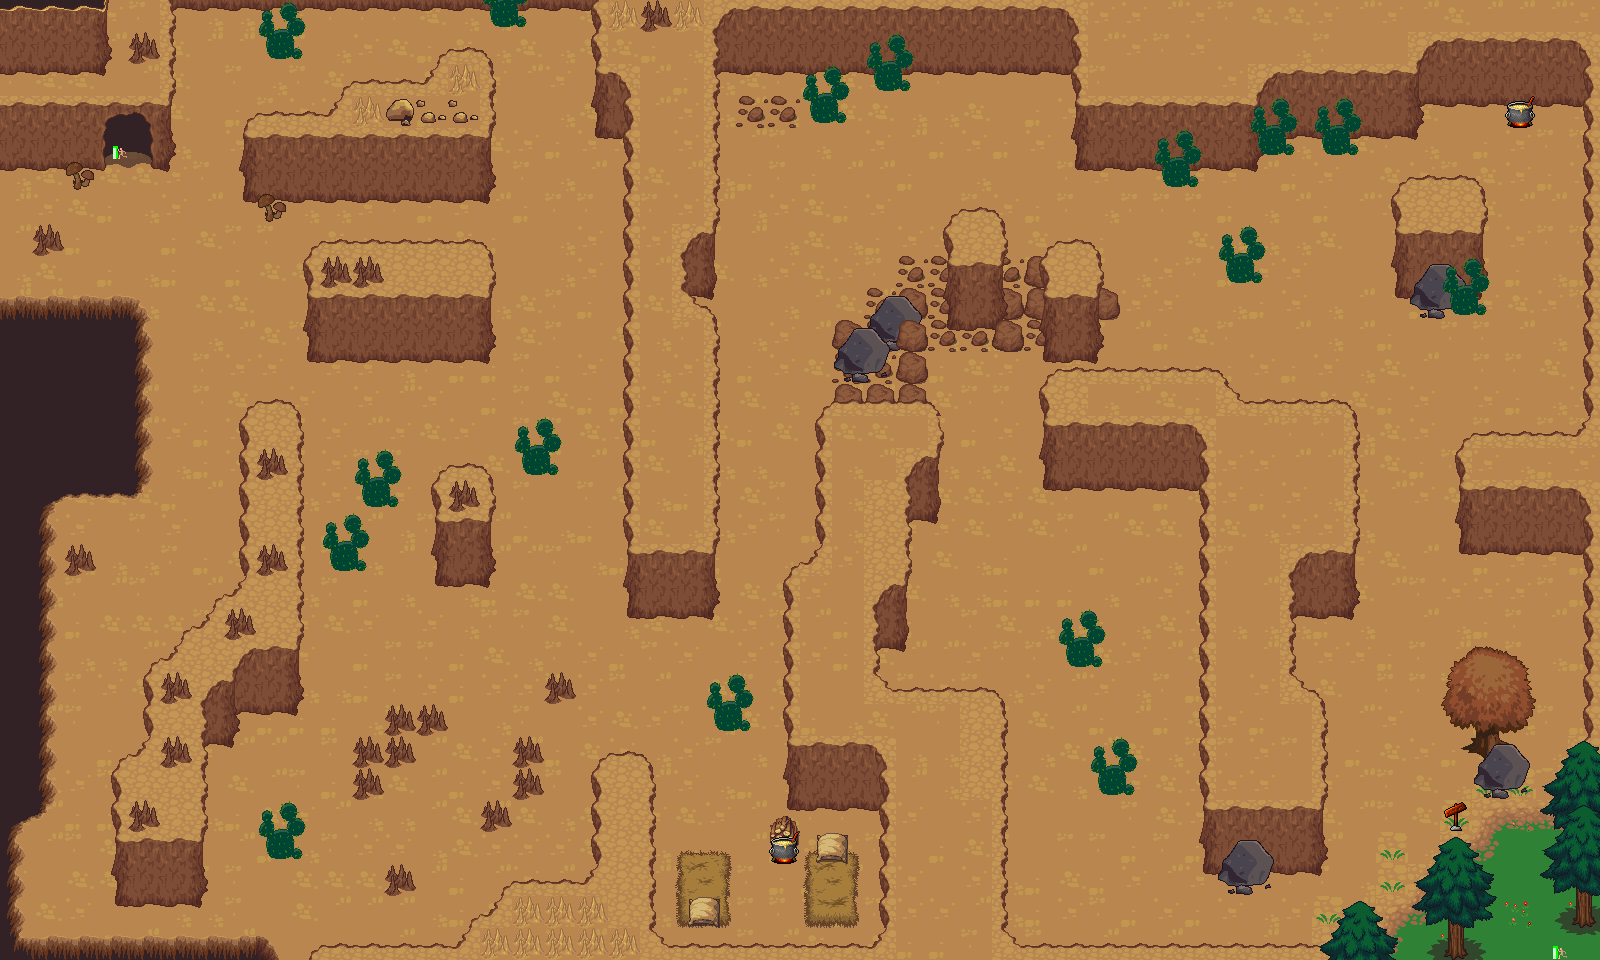

Rendered tile map (Tiled .tmx) drawn with the repository's tilesets; below, a short description and the map source with its tile grids summarised:
An orthogonal 50x30 tile map with 32x32 px tiles, 6 tile layers (Ground, Path, Trees, Buildings, ...), 5 tilesets and 140 objects (82x wall, 16x cactus, 9x treasure, 6x enemy, 5x water, ...).

<map version="1.2" tiledversion="1.3.2" orientation="orthogonal" renderorder="right-down" compressionlevel="0" width="50" height="30" tilewidth="32" tileheight="32" infinite="0" nextlayerid="14" nextobjectid="147">
 <tileset firstgid="1" source="terrain_tile_set.tsx" />
 <tileset firstgid="1025" source="full tileset.tsx" />
 <tileset firstgid="7105" source="build2 atlas.tsx" />
 <tileset firstgid="8129" source="dungen_crawler_1.tsx" />
 <tileset firstgid="11201" source="build atlas.tsx" />
 <layer id="1" name="Ground" width="50" height="30">
  <data>[1500 cells, 1500 non-empty, 14 distinct tile ids]</data>
 </layer>
 <layer id="2" name="Path" width="50" height="30">
  <data>[1500 cells, 670 non-empty, 78 distinct tile ids]</data>
 </layer>
 <layer id="3" name="Trees" width="50" height="30">
  <data>[1500 cells, 180 non-empty, 38 distinct tile ids]</data>
 </layer>
 <layer id="4" name="Buildings" width="50" height="30">
  <data>[1500 cells, 93 non-empty, 29 distinct tile ids]</data>
 </layer>
 <layer id="5" name="Decors" width="50" height="30">
  <data>[1500 cells, 45 non-empty, 15 distinct tile ids]</data>
 </layer>
 <layer id="6" name="Add Decors" width="50" height="30">
  <data>[1500 cells, 5 non-empty, 3 distinct tile ids]</data>
 </layer>
 <objectgroup id="7" name="obstacles">
  <object id="1" name="wall" x="1056" y="376" width="168" height="80" />
  <object id="2" name="wall" x="1208" y="408" width="80" height="440" />
  <object id="3" name="wall" x="1288" y="408" width="64" height="184" />
  <object id="4" name="wall" x="1288" y="688" width="24" height="160" />
  <object id="5" name="wall" x="1224" y="848" width="40" height="24" />
  <object id="6" name="wall" x="1472" y="664" width="32" height="120" />
  <object id="7" name="wall" x="1504" y="752" width="16" height="32" />
  <object id="8" name="wall" x="1504" y="672" width="16" height="40" />
  <object id="9" name="wall" x="1448" y="864" width="16" height="72" />
  <object id="10" name="wall" x="1008" y="944" width="376" height="16" />
  <object id="11" name="wall" x="1584" y="0" width="16" height="944" />
  <object id="12" name="water" x="1384" y="944" width="216" height="16" />
  <object id="13" name="wall" x="0" y="0" width="16" height="152" />
  <object id="14" name="water" x="0" y="152" width="16" height="808" />
  <object id="15" name="wall" x="1464" y="440" width="120" height="88" />
  <object id="16" name="wall" x="1400" y="176" width="80" height="88" />
  <object id="17" name="wall" x="1424" y="264" width="48" height="40" />
  <object id="18" name="wall" x="1080" y="80" width="168" height="64" />
  <object id="19" name="wall" x="1080" y="0" width="504" height="80" />
  <object id="20" name="wall" x="1248" y="80" width="176" height="32" />
  <object id="21" name="wall" x="632" y="312" width="80" height="272" />
  <object id="22" name="wall" x="632" y="0" width="80" height="264" />
  <object id="23" name="wall" x="632" y="264" width="48" height="48" />
  <object id="24" name="wall" x="944" y="224" width="56" height="120" />
  <object id="25" name="wall" x="792" y="568" width="40" height="216" />
  <object id="26" name="wall" x="888" y="696" width="112" height="264" />
  <object id="27" name="wall" x="1056" y="248" width="40" height="128" />
  <object id="28" name="wall" x="1000" y="280" width="56" height="64" />
  <object id="29" name="wall" x="824" y="400" width="80" height="216" />
  <object id="30" name="wall" x="896" y="272" width="48" height="64" />
  <object id="31" name="wall" x="840" y="336" width="80" height="64" />
  <object id="32" name="wall" x="832" y="696" width="56" height="88" />
  <object id="33" name="wall" x="904" y="400" width="32" height="104" />
  <object id="34" name="wall" x="832" y="616" width="40" height="80" />
  <object id="35" name="wall" x="872" y="680" width="16" height="16" />
  <object id="36" name="wall" x="648" y="944" width="240" height="16" />
  <object id="37" name="wall" x="600" y="760" width="48" height="200" />
  <object id="38" name="wall" x="152" y="0" width="16" height="152" />
  <object id="39" name="wall" x="104" y="0" width="48" height="112" />
  <object id="40" name="wall" x="16" y="8" width="88" height="152" />
  <object id="41" name="wall" x="1352" y="928" width="16" height="16" />
  <object id="43" name="wall" x="488" y="808" width="16" height="16" />
  <object id="44" name="wall" x="520" y="776" width="16" height="16" />
  <object id="45" name="wall" x="520" y="744" width="16" height="16" />
  <object id="46" name="wall" x="368" y="744" width="32" height="16" />
  <object id="48" name="wall" x="360" y="760" width="24" height="32" />
  <object id="51" name="wall" x="392" y="712" width="48" height="16" />
  <object id="52" name="wall" x="512" y="888" width="88" height="72" />
  <object id="53" name="wall" x="496" y="912" width="16" height="48" />
  <object id="54" name="wall" x="320" y="952" width="176" height="8" />
  <object id="55" name="wall" x="472" y="920" width="24" height="32" />
  <object id="56" name="water" x="16" y="944" width="256" height="16" />
  <object id="57" name="water" x="16" y="304" width="120" height="184" />
  <object id="58" name="water" x="16" y="488" width="32" height="320" />
  <object id="59" name="wall" x="440" y="472" width="48" height="96" />
  <object id="60" name="wall" x="248" y="408" width="48" height="272" />
  <object id="61" name="wall" x="136" y="752" width="64" height="120" />
  <object id="62" name="wall" x="184" y="632" width="64" height="56" />
  <object id="63" name="wall" x="216" y="608" width="32" height="24" />
  <object id="64" name="wall" x="152" y="688" width="48" height="64" />
  <object id="65" name="wall" x="152" y="664" width="32" height="24" />
  <object id="66" name="wall" x="600" y="0" width="32" height="120" />
  <object id="67" name="wall" x="312" y="248" width="176" height="88" />
  <object id="68" name="wall" x="440" y="56" width="48" height="80" />
  <object id="69" name="wall" x="248" y="136" width="240" height="40" />
  <object id="70" name="wall" x="344" y="88" width="96" height="48" />
  <object id="71" name="wall" x="248" y="120" width="96" height="16" />
  <object id="72" name="wall" x="712" y="0" width="368" height="48" />
  <object id="73" name="wall" x="168" y="0" width="432" height="8" />
  <object id="74" name="wall" x="392" y="872" width="16" height="16" />
  <object id="75" name="wall" x="552" y="680" width="16" height="16" />
  <object id="76" name="wall" x="872" y="312" width="24" height="24" />
  <object id="77" name="wall" x="528" y="440" width="16" height="24" />
  <object id="78" name="wall" x="368" y="472" width="16" height="24" />
  <object id="79" name="wall" x="336" y="536" width="16" height="24" />
  <object id="80" name="wall" x="272" y="824" width="16" height="24" />
  <object id="81" name="wall" x="720" y="696" width="16" height="24" />
  <object id="82" name="wall" x="272" y="24" width="16" height="24" />
  <object id="83" name="wall" x="496" y="8" width="16" height="8" />
  <object id="84" name="wall" x="816" y="88" width="16" height="24" />
  <object id="85" name="wall" x="880" y="48" width="16" height="32" />
  <object id="86" name="wall" x="1072" y="632" width="16" height="24" />
  <object id="87" name="wall" x="1104" y="760" width="16" height="24" />
  <object id="88" name="wall" x="1232" y="248" width="16" height="24" />
  <object id="89" name="wall" x="1168" y="144" width="16" height="32" />
  <object id="90" name="wall" x="1248" y="112" width="32" height="32" />
  </objectgroup>
 <objectgroup id="8" name="enemies">
  <!-- 37 objects omitted --></objectgroup>
 <objectgroup id="13" name="traps" />
 <objectgroup id="10" name="items">
  <!-- 22 objects omitted --></objectgroup>
 <objectgroup id="11" name="teleports">
  <!-- 2 objects omitted --></objectgroup>
</map>
<!-- 54 of 140 objects omitted -->
